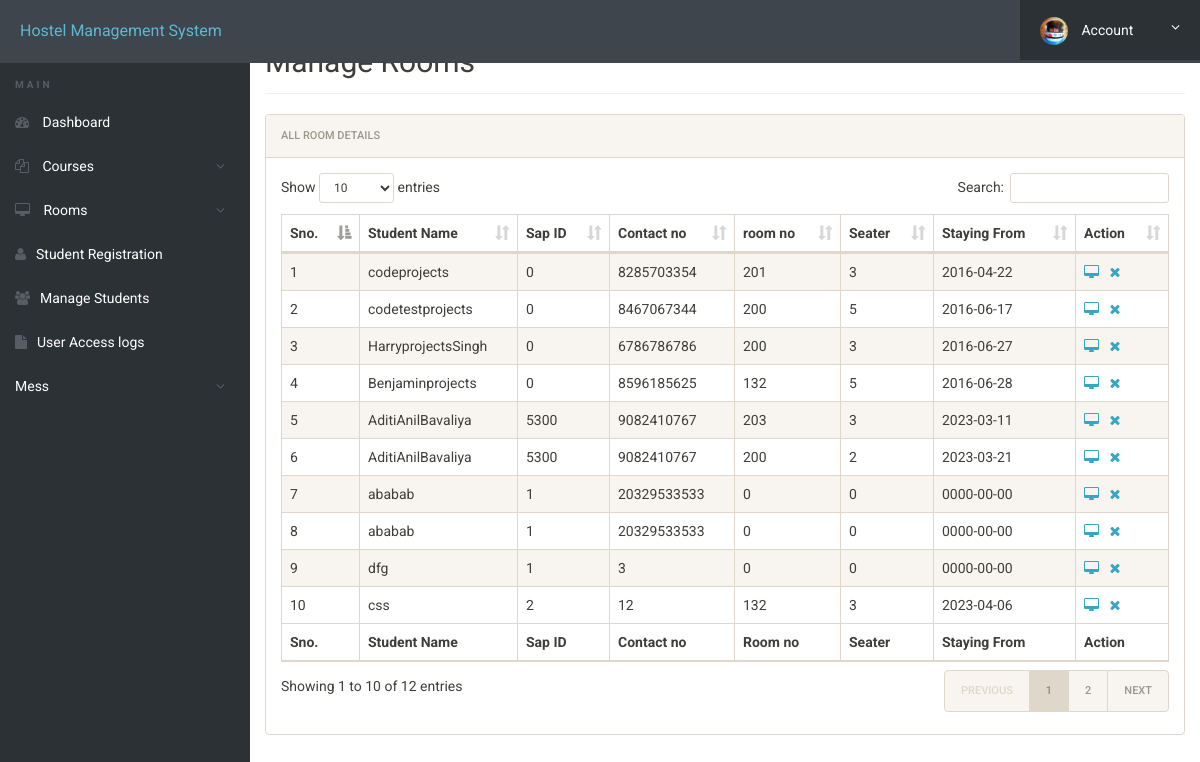
The app's page /admin/manage-students.php (signed in) with its own data.
### tables this page shows
CREATE TABLE `registration` (
  `id` int(11) NOT NULL,
  `image` mediumblob NOT NULL,
  `sapid` int(12) NOT NULL,
  `roomno` int(11) NOT NULL,
  `seater` int(11) NOT NULL,
  `feespm` int(11) NOT NULL,
  `foodstatus` int(11) NOT NULL,
  `stayfrom` date NOT NULL,
  `duration` int(11) NOT NULL,
  `course` varchar(500) NOT NULL,
  `firstName` varchar(500) NOT NULL,
  `middleName` varchar(500) NOT NULL,
  `lastName` varchar(500) NOT NULL,
  `gender` varchar(250) NOT NULL,
  `dob` date NOT NULL,
  `contactno` bigint(11) NOT NULL,
  `emailid` varchar(500) NOT NULL,
  `clgname` varchar(50) NOT NULL,
  `aadharno` bigint(12) NOT NULL,
  `egycontactno` bigint(11) NOT NULL,
  `guardianName` varchar(500) NOT NULL,
  `guardianRelation` varchar(500) NOT NULL,
  `guardianContactno` bigint(11) NOT NULL,
  `corresAddress` varchar(500) NOT NULL,
  `corresCIty` varchar(500) NOT NULL,
  `corresState` varchar(500) NOT NULL,
  `corresPincode` int(11) NOT NULL,
  `pmntAddress` varchar(500) NOT NULL,
  `pmntCity` varchar(500) NOT NULL,
  `pmnatetState` varchar(500) NOT NULL,
  `pmntPincode` int(11) NOT NULL,
  `postingDate` timestamp NOT NULL DEFAULT CURRENT_TIMESTAMP,
  `updationDate` varchar(500) NOT NULL
);

### admin/manage-students.php (the view, shortened to what this page needs)
<?php
include('includes/config.php');
?>
<!doctype html>
<html lang="en" class="no-js">
<head>
	<link rel="stylesheet" href="css/font-awesome.min.css">
	<link rel="stylesheet" href="css/bootstrap.min.css">
	<link rel="stylesheet" href="css/dataTables.bootstrap.min.css">
	<link rel="stylesheet" href="css/bootstrap-social.css">
	<link rel="stylesheet" href="css/bootstrap-select.css">
	<link rel="stylesheet" href="css/fileinput.min.css">
	<link rel="stylesheet" href="css/awesome-bootstrap-checkbox.css">
	<link rel="stylesheet" href="css/style.css">
</head>
<body>
	<?php include('includes/header.php');?>
	<div class="ts-main-content">
			<?php include('includes/sidebar.php');?>
		<div class="content-wrapper">
			<div class="container-fluid">
				<div class="row">
					<div class="col-md-12">
						<h2 class="page-title">Manage Rooms</h2>
						<div class="panel panel-default">
							<div class="panel-heading">All Room Details</div>
							<div class="panel-body">
								<table id="zctb" class="display table table-striped table-bordered table-hover" cellspacing="0" width="100%">
									<thead>
										<tr>
											<th>Sno.</th>
											<th>Student Name</th>
											<th>Sap ID</th>
											<th>Contact no </th>
											<th>room no  </th>
											<th>Seater </th>
											<th>Staying From </th>
											<th>Action</th>
										</tr>
									</thead>
									<tfoot>
										<tr>
											<th>Sno.</th>
											<th>Student Name</th>
											<th>Sap ID</th>
											<th>Contact no </th>
											<th>Room no  </th>
											<th>Seater </th>
											<th>Staying From </th>
											<th>Action</th>
										</tr>
									</tfoot>
									<tbody>
<?php
$ret="select * from registration";
$stmt= $mysqli->prepare($ret) ;
$stmt->execute() ;
$res=$stmt->get_result();
$cnt=1;
while($row=$res->fetch_object())
	  {
	  	?>
<tr><td><?php echo $cnt;;?></td>
<td><?php echo $row->firstName;?><?php echo $row->middleName;?><?php echo $row->lastName;?></td>
<td><?php echo $row->sapid;?></td>
<td><?php echo $row->contactno;?></td>
<td><?php echo $row->roomno;?></td>
<td><?php echo $row->seater;?></td>
<td><?php echo $row->stayfrom;?></td>
<td>
<a href="javascript:void(0);"  onClick="popUpWindow('http://localhost/hostel/admin/full-profile.php?id=<?php echo $row->id;?>');" title="View Full Details"><i class="fa fa-desktop"></i></a>&nbsp;&nbsp;
<a href="manage-students.php?del=<?php echo $row->id;?>" title="Delete Record" onclick="return confirm("Do you want to delete");"><i class="fa fa-close"></i></a></td>
										</tr>
									<?php
$cnt=$cnt+1;
									 } ?>
									</tbody>
								</table>
							</div>
						</div>
					</div>
				</div>
			</div>
		</div>
	</div>
</body>
</html>

### admin/css/style.css (style rules this page uses)
html { font-size: 14px; }
@media only screen and (min-width: 480px) { html { font-size: 17px; } }
@media only screen and (min-width: 768px) { html { font-size: 14px; } }
body { font-size: 1em; }
a { color: #37a6c4; }
.panel { overflow: hidden; }
.page-title { padding-bottom: 15px; margin-bottom: 20px; border-bottom: 1px solid #f0f0f0; }
.ts-main-content .content-wrapper { padding-top: 15px; margin-top: 10px; }
@media only screen and (min-width: 992px) { .ts-main-content .content-wrapper { margin-left: 250px; } }

### records on screen
registration: firstName "code", lastName "projects", sapid "0", contactno "8285703354", roomno "201", seater "3", stayfrom "2016-04-22"
registration: firstName "code", middleName "test", lastName "projects", sapid "0", contactno "8467067344", roomno "200", seater "5", stayfrom "2016-06-17"
registration: firstName "Harry", middleName "projects", lastName "Singh", sapid "0", contactno "6786786786", roomno "200", seater "3", stayfrom "2016-06-27"
registration: firstName "Benjamin", lastName "projects", sapid "0", contactno "8596185625", roomno "132", seater "5", stayfrom "2016-06-28"
registration: firstName "Aditi", middleName "Anil", lastName "Bavaliya", sapid "5300", contactno "9082410767", roomno "203", seater "3", stayfrom "2023-03-11"
registration: firstName "Aditi", middleName "Anil", lastName "Bavaliya", sapid "5300", contactno "9082410767", roomno "200", seater "2", stayfrom "2023-03-21"
registration: firstName "ab", middleName "ab", lastName "ab", sapid "1", contactno "20329533533", roomno "0", seater "0", stayfrom "0000-00-00"
registration: firstName "ab", middleName "ab", lastName "ab", sapid "1", contactno "20329533533", roomno "0", seater "0", stayfrom "0000-00-00"
registration: firstName "d", middleName "f", lastName "g", sapid "1", contactno "3", roomno "0", seater "0", stayfrom "0000-00-00"
registration: firstName "c", middleName "s", lastName "s", sapid "2", contactno "12", roomno "132", seater "3", stayfrom "2023-04-06"
